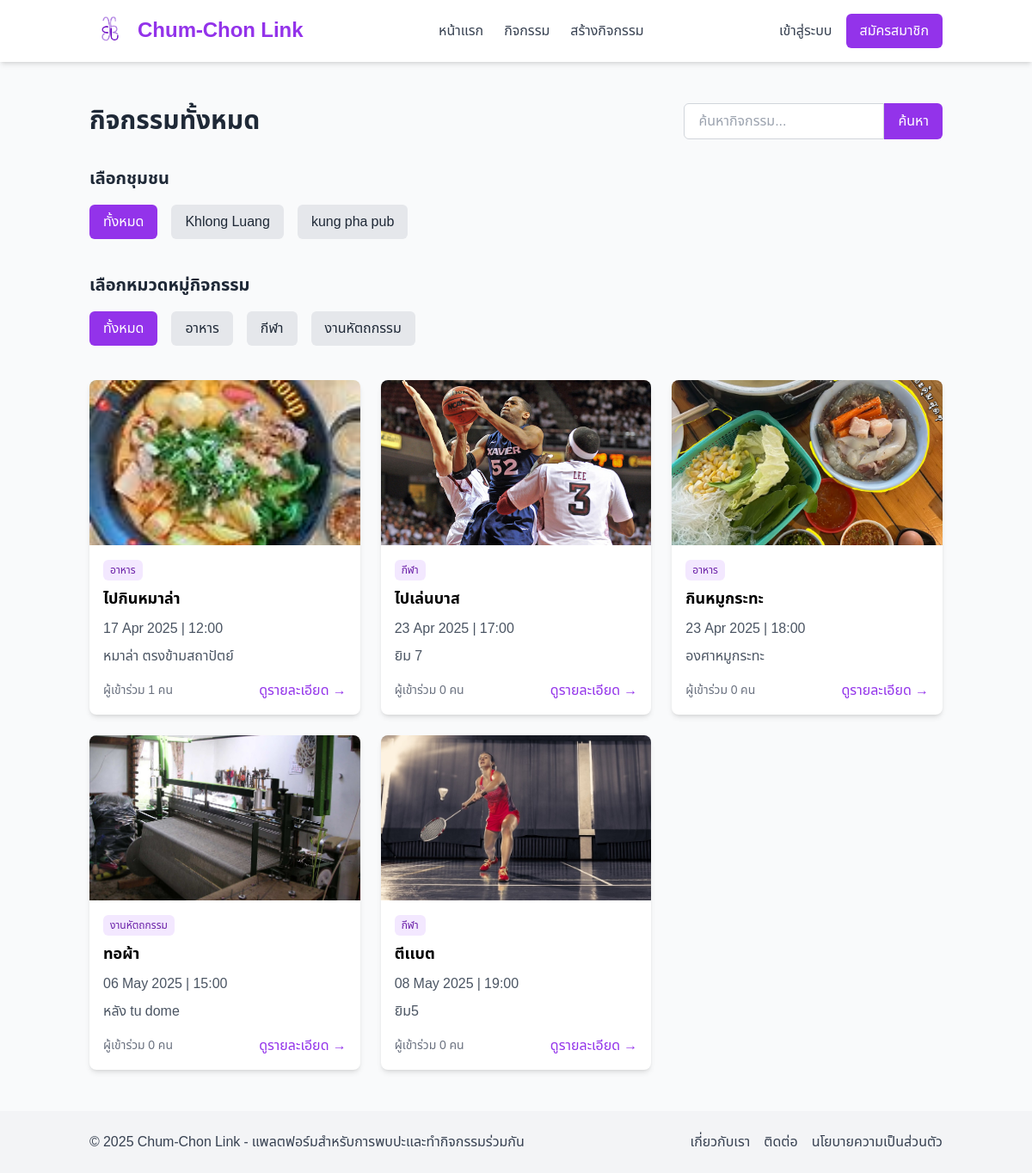
Screenshot of /events/ with the database file from the repository.
### myapp/models.py (models this page shows, shortened)
class Community(models.Model):
    name = models.CharField(max_length=100)
    image = models.ImageField(upload_to='communities/', blank=True, null=True)
    description = models.TextField(blank=True, null=True)
    class Meta:
        verbose_name_plural = 'Communities'

class Category(models.Model):
    name = models.CharField(max_length=100)
    image = models.ImageField(upload_to='categories/', blank=True, null=True)
    class Meta:
        verbose_name_plural = 'Categories'

class Event(models.Model):
    title = models.CharField(max_length=200)
    description = models.TextField()
    location = models.CharField(max_length=200)
    date = models.DateField()
    time = models.TimeField()
    image = models.ImageField(upload_to='events/')
    category = models.ForeignKey(Category, on_delete=models.CASCADE, related_name='events')
    community = models.ForeignKey(Community, on_delete=models.CASCADE, related_name='events', null=True, blank=True)
    organizer = models.ForeignKey(User, on_delete=models.CASCADE, related_name='organized_events')
    max_attendees = models.PositiveIntegerField(null=True, blank=True)
    created_at = models.DateTimeField(auto_now_add=True)
    @property
    def attendee_count(self):
        return self.attendees.count()

### myapp/views.py (the view)
# urls.py: path('events/', views.EventListView.as_view(), name='event_list'),
class EventListView(ListView):
    model = Event
    template_name = 'myapp/event_list.html'
    context_object_name = 'events'
    paginate_by = 12
    def get_queryset(self):
        queryset = Event.objects.all().order_by('date', 'time')
        category_id = self.request.GET.get('category')
        if category_id:
            queryset = queryset.filter(category_id=category_id)
        community_id = self.request.GET.get('community')
        if community_id:
            queryset = queryset.filter(community_id=community_id)
        search_query = self.request.GET.get('search')
        if search_query:
            queryset = queryset.filter(
                Q(title__icontains=search_query) |
                Q(description__icontains=search_query) |
                Q(location__icontains=search_query)
            )
        return queryset
    def get_context_data(self, **kwargs):
        context = super().get_context_data(**kwargs)
        context['categories'] = Category.objects.all()
        context['communities'] = Community.objects.all()
        context['selected_category'] = self.request.GET.get('category')
        context['selected_community'] = self.request.GET.get('community')
        return context

### myapp/templates/myapp/event_list.html (shortened to what this page needs)
{% extends 'myapp/base.html' %}
{% block content %}
<section class="py-6">
    <div class="flex flex-col md:flex-row justify-between items-center mb-8">
        <h1 class="text-3xl font-bold text-gray-800 mb-4 md:mb-0">กิจกรรมทั้งหมด</h1>
        <div>
            <form action="{% url 'event_list' %}" method="get" class="flex">
                <input type="text" name="search" value="{{ search_query }}" placeholder="ค้นหากิจกรรม..." class="px-4 py-2 border border-gray-300 rounded-l-md focus:outline-none focus:ring-2 focus:ring-purple-500">
                <button type="submit" class="bg-purple-600 hover:bg-purple-700 text-white px-4 py-2 rounded-r-md">ค้นหา</button>
            </form>
        </div>
    </div>
    <div class="mb-8">
        <h2 class="text-xl font-bold text-gray-800 mb-4">เลือกชุมชน</h2>
        <div class="flex space-x-4 pb-2 overflow-x-auto">
            <a href="{% url 'event_list' %}{% if selected_category %}?category={{ selected_category }}{% endif %}"
            class="{% if not selected_community %}bg-purple-600 text-white{% else %}bg-gray-200 text-gray-800{% endif %} px-4 py-2 rounded-md whitespace-nowrap">
            ทั้งหมด
            </a>
            {% for community in communities %}
            <a href="?{% if selected_category %}category={{ selected_category }}&{% endif %}community={{ community.id }}"
            class="{% if selected_community == community.id|stringformat:'i' %}bg-purple-600 text-white{% else %}bg-gray-200 text-gray-800{% endif %} px-4 py-2 rounded-md whitespace-nowrap">
                {{ community.name }}
            </a>
            {% endfor %}
        </div>
    </div>
    <div class="mb-8 overflow-x-auto">
        <h2 class="text-xl font-bold text-gray-800 mb-4">เลือกหมวดหมู่กิจกรรม</h2>
        <div class="flex space-x-4 pb-2">
            <a href="{% url 'event_list' %}" class="{% if not selected_category %}bg-purple-600 text-white{% else %}bg-gray-200 text-gray-800{% endif %} px-4 py-2 rounded-md whitespace-nowrap">ทั้งหมด</a>
            {% for category in categories %}
            <a href="?category={{ category.id }}{% if selected_community %}&community={{ selected_community }}{% endif %}"
            class="{% if selected_category == category.id|stringformat:'i' %}bg-purple-600 text-white{% else %}bg-gray-200 text-gray-800{% endif %} px-4 py-2 rounded-md whitespace-nowrap">
                {{ category.name }}
            </a>
            {% endfor %}
        </div>
    </div>
    <div class="grid grid-cols-1 sm:grid-cols-2 lg:grid-cols-3 xl:grid-cols-4 gap-6">
        {% for event in events %}
        <div class="bg-white rounded-lg shadow-md overflow-hidden">
            <div class="h-48 overflow-hidden">
                {% if event.image %}
                <img src="{{ event.image.url }}" alt="{{ event.title }}" class="w-full h-full object-cover">
                {% else %}
                <div class="w-full h-full bg-gray-200 flex items-center justify-center">
                    <span class="text-gray-500">ไม่มีรูปภาพ</span>
                </div>
                {% endif %}
            </div>
            <div class="p-4">
                <span class="inline-block bg-purple-100 text-purple-800 text-xs px-2 py-1 rounded-md mb-2">{{ event.category.name }}</span>
                <h3 class="font-bold text-lg mb-2">{{ event.title }}</h3>
                <p class="text-gray-600 mb-2">{{ event.date|date:"d M Y" }} | {{ event.time|time:"H:i" }}</p>
                <p class="text-gray-600 mb-4">{{ event.location }}</p>
                <div class="flex items-center justify-between">
                    <span class="text-sm text-gray-500">ผู้เข้าร่วม {{ event.attendee_count }} คน</span>
                    <a href="{% url 'event_detail' event.id %}" class="text-purple-600 hover:text-purple-800">ดูรายละเอียด →</a>
                </div>
            </div>
        </div>
        {% empty %}
        <div class="col-span-4 text-center py-10">
            <p class="text-gray-500">ไม่พบกิจกรรมที่คุณค้นหา</p>
        </div>
        {% endfor %}
    </div>
</section>
{% endblock %}

### myapp/templates/myapp/base.html (style rules this page uses)
body { font-family: 'Noto Sans Thai', sans-serif; }

### rows the page displays
Community: name "Khlong Luang"
Community: name "kung pha pub"
Category: name "อาหาร"
Category: name "กีฬา"
Category: name "งานหัตถกรรม"
Event: image (picture), category.name "อาหาร", title "ไปกินหมาล่า", date "17 Apr 2025", time "12:00", location "หมาล่า ตรงข้ามสถาปัตย์", attendee_count "1"
Event: image (picture), category.name "กีฬา", title "ไปเล่นบาส", date "23 Apr 2025", time "17:00", location "ยิม 7", attendee_count "0"
Event: image (picture), category.name "อาหาร", title "กินหมูกระทะ", date "23 Apr 2025", time "18:00", location "องศาหมูกระทะ", attendee_count "0"
Event: image (picture), category.name "งานหัตถกรรม", title "ทอผ้า", date "06 May 2025", time "15:00", location "หลัง tu dome", attendee_count "0"
Event: image (picture), category.name "กีฬา", title "ตีเเบต", date "08 May 2025", time "19:00", location "ยิม5", attendee_count "0"
